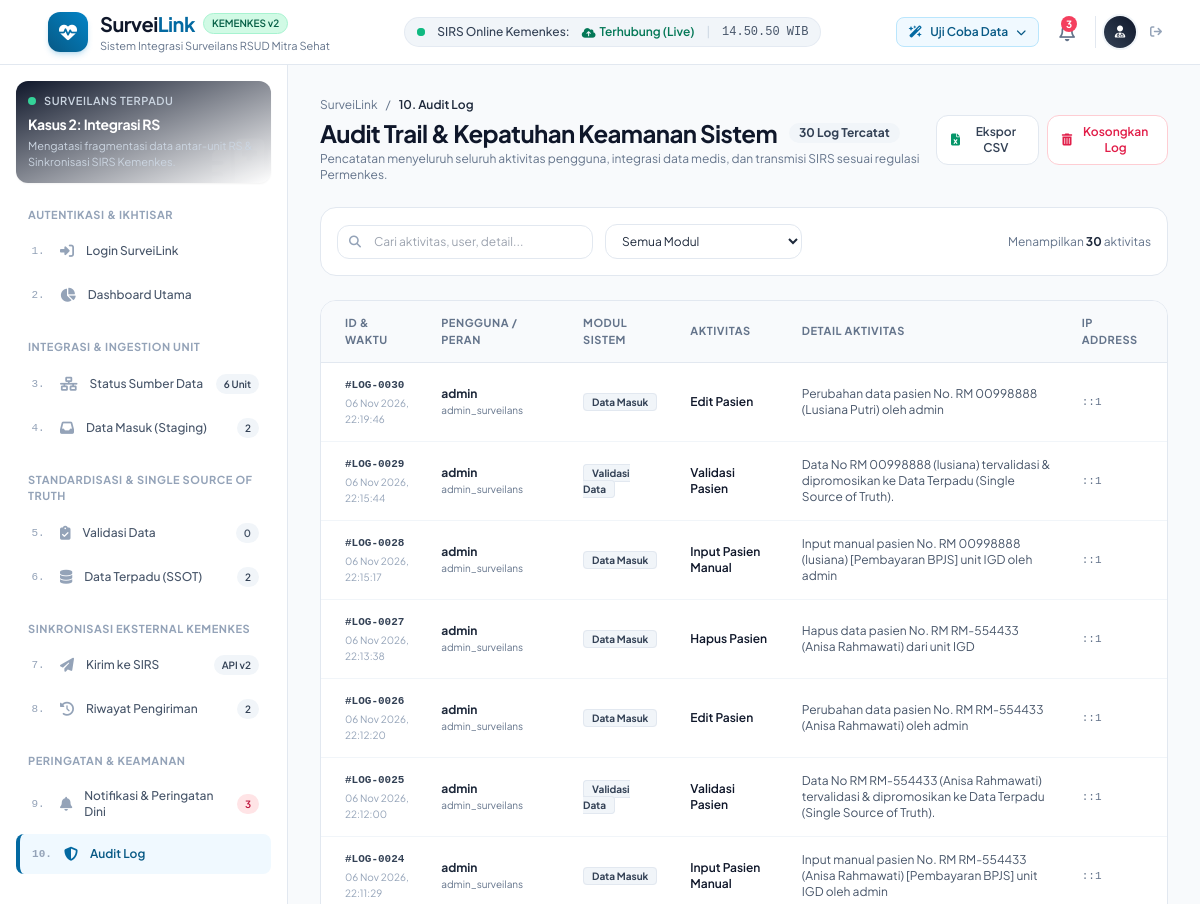
Page /audit_log.php (upper part) on the earlier database version.
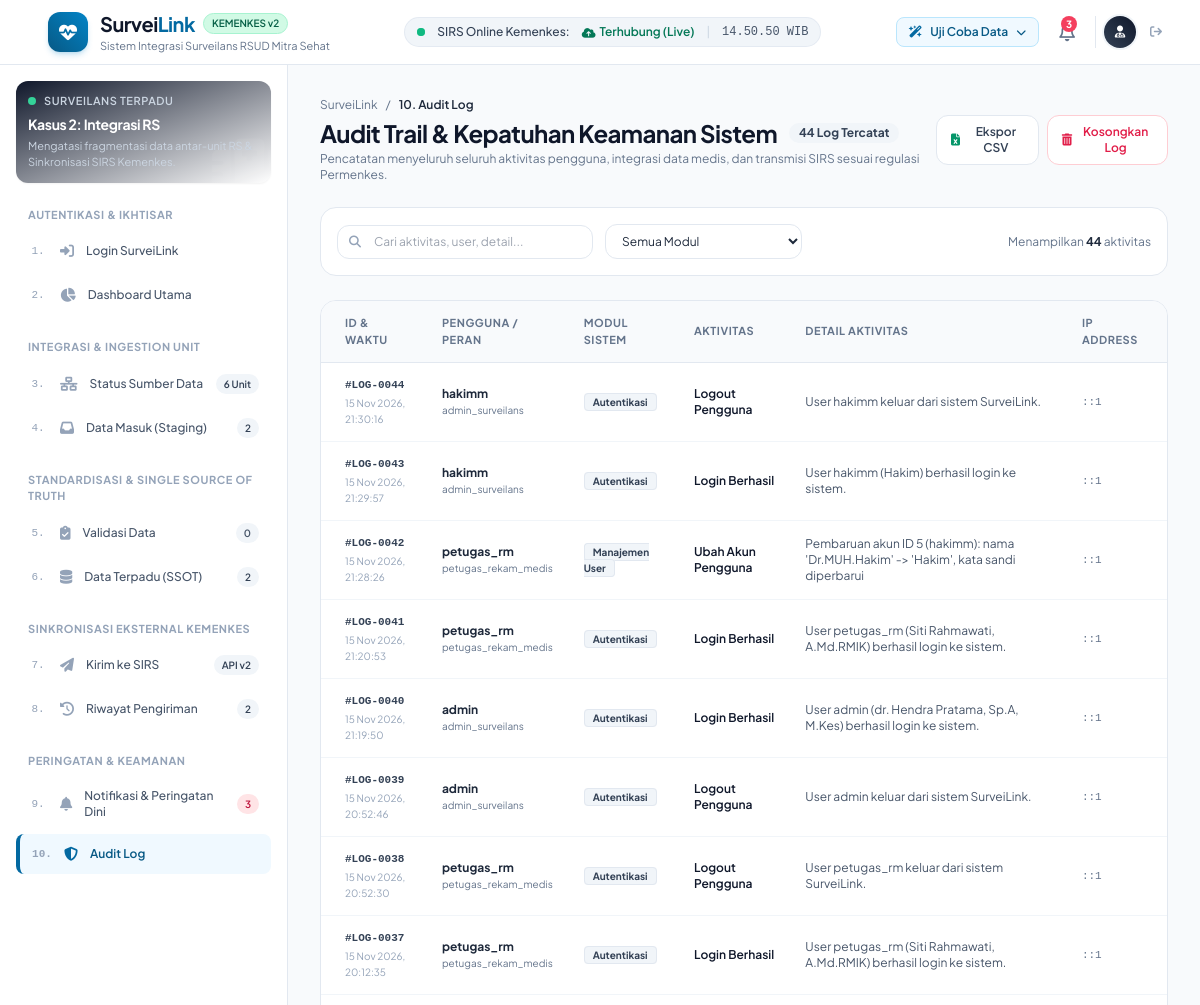
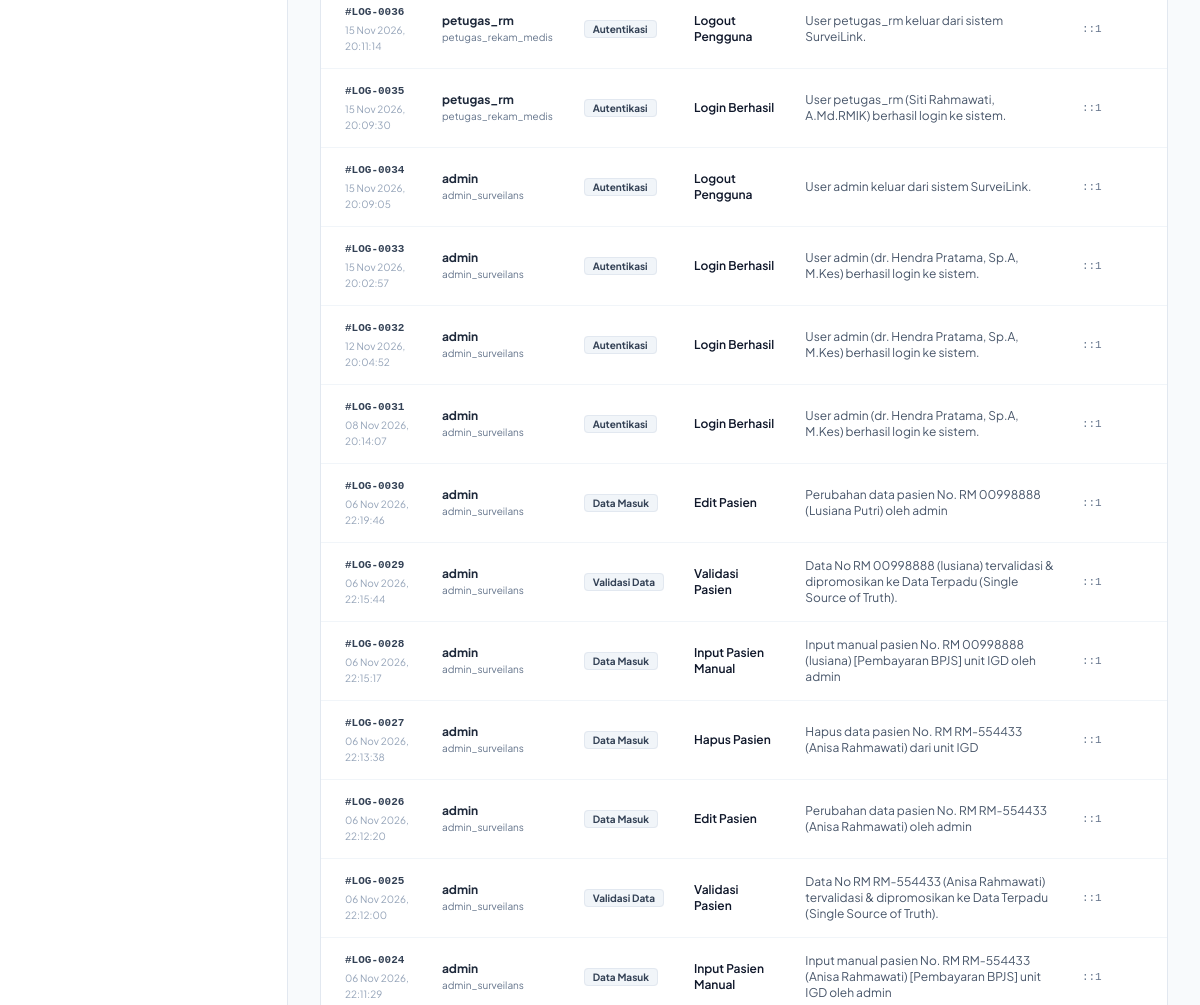
Same page on the later database version (2 pictures, top to bottom).
### tables this page shows
CREATE TABLE `audit_log` (
  `id` int NOT NULL,
  `user_id` int DEFAULT NULL,
  `username` varchar(50) NOT NULL,
  `role` varchar(50) NOT NULL,
  `aktivitas` varchar(100) NOT NULL,
  `modul` varchar(50) NOT NULL,
  `detail` text NOT NULL,
  `ip_address` varchar(45) NOT NULL,
  `waktu` datetime DEFAULT CURRENT_TIMESTAMP
);

### audit_log.php (the view, shortened to what the changed rows need)
<?php
require_once __DIR__ . '/includes/header.php';
$sql = "SELECT * FROM audit_log WHERE 1=1";
$params = [];
$sql .= " ORDER BY id DESC";
$stmt = $pdo->prepare($sql);
$stmt->execute($params);
$auditLogs = $stmt->fetchAll();
$totalAudit = count($auditLogs);
?>
<div class="flex-1 flex overflow-hidden">
    <?php require_once __DIR__ . '/includes/sidebar.php'; ?>
    <main class="flex-1 overflow-y-auto custom-scrollbar p-4 sm:p-6 lg:p-8 space-y-6">
        <div class="flex flex-col sm:flex-row sm:items-center justify-between gap-4">
            <div>
                <div class="flex items-center gap-3">
                    <h1 class="text-2xl font-bold text-slate-900 tracking-tight">Audit Trail & Kepatuhan Keamanan Sistem</h1>
                    <span class="px-2.5 py-0.5 rounded-full text-xs font-bold bg-slate-100 text-slate-700">
                        <?= $totalAudit ?> Log Tercatat
                    </span>
                </div>
            </div>
        </div>
        <div class="p-4 rounded-2xl bg-white border border-slate-200 shadow-xs flex flex-col md:flex-row items-center justify-between gap-4">
            <div class="text-xs text-slate-500">
                Menampilkan <span class="font-bold text-slate-800"><?= $totalAudit ?></span> aktivitas
            </div>
        </div>
        <div class="rounded-2xl bg-white border border-slate-200 shadow-xs overflow-hidden">
            <?php if (empty($auditLogs)): ?>
                <div class="p-12 text-center flex flex-col items-center justify-center">
                    <div class="w-16 h-16 rounded-2xl bg-slate-100 text-slate-400 flex items-center justify-center text-2xl mb-4">
                        <i class="fa-solid fa-shield-halved"></i>
                    </div>
                    <h3 class="text-base font-bold text-slate-800">Audit Log Masih 0 (Kosong)</h3>
                    <p class="text-xs text-slate-500 max-w-md mt-1 mb-6">
                        Belum ada aktivitas yang tercatat setelah reset data awal. Aktivitas login, tarik data, validasi, dan transmisi SIRS akan otomatis tercatat di sini.
                    </p>
                    <button onclick="simulasiTarikData('ALL')" class="px-4 py-2.5 rounded-xl bg-brand-600 hover:bg-brand-700 text-white text-xs font-semibold shadow-xs transition flex items-center gap-2">
                        <i class="fa-solid fa-play"></i>
                        <span>Mulai Aktivitas Sistem</span>
                    </button>
                </div>
            <?php else: ?>
                <div class="overflow-x-auto">
                    <table class="w-full text-left border-collapse" id="tableAuditLog">
                        <thead>
                            <tr class="bg-slate-50 border-b border-slate-200 text-[11px] font-bold text-slate-500 uppercase tracking-wider">
                                <th class="p-3.5 pl-6">ID & Waktu</th>
                                <th class="p-3.5">Pengguna / Peran</th>
                                <th class="p-3.5">Modul Sistem</th>
                                <th class="p-3.5">Aktivitas</th>
                                <th class="p-3.5">Detail Aktivitas</th>
                                <th class="p-3.5 pr-6">IP Address</th>
                            </tr>
                        </thead>
                        <tbody class="divide-y divide-slate-100 text-xs">
                            <?php foreach ($auditLogs as $log): ?>
                                <tr class="hover:bg-slate-50/70 transition">
                                    <td class="p-3.5 pl-6">
                                        <div class="font-mono text-[11px] font-bold text-slate-700">#LOG-<?= sprintf('%04d', $log['id']) ?></div>
                                        <div class="text-[10px] text-slate-400 mt-0.5">
                                            <?= date('d M Y, H:i:s', strtotime($log['waktu'])) ?>
                                        </div>
                                    </td>
                                    <td class="p-3.5">
                                        <div class="font-bold text-slate-800"><?= htmlspecialchars($log['username']) ?></div>
                                        <span class="text-[10px] text-slate-500"><?= htmlspecialchars($log['role']) ?></span>
                                    </td>
                                    <td class="p-3.5">
                                        <span class="px-2 py-0.5 rounded text-[10px] font-bold bg-slate-100 text-slate-700 border border-slate-200">
                                            <?= htmlspecialchars($log['modul']) ?>
                                        </span>
                                    </td>
                                    <td class="p-3.5">
                                        <span class="font-semibold text-slate-900"><?= htmlspecialchars($log['aktivitas']) ?></span>
                                    </td>
                                    <td class="p-3.5">
                                        <p class="text-slate-600 text-xs max-w-md"><?= htmlspecialchars($log['detail']) ?></p>
                                    </td>
                                    <td class="p-3.5 pr-6 font-mono text-[11px] text-slate-500">
                                        <?= htmlspecialchars($log['ip_address']) ?>
                                    </td>
                                </tr>
                            <?php endforeach; ?>
                        </tbody>
                    </table>
                </div>
            <?php endif; ?>
        </div>
    </main>
</div>
<?php require_once __DIR__ . '/includes/footer.php'; ?>

### includes/sidebar.php (shortened to what the changed rows need)
<aside id="mainSidebar" class="fixed lg:static inset-y-0 left-0 z-40 w-72 bg-white border-r border-slate-200 flex flex-col justify-between transform -translate-x-full lg:translate-x-0 transition-transform duration-200 ease-in-out shrink-0">
    <div class="h-full overflow-y-auto custom-scrollbar p-4 space-y-6">
        <nav class="space-y-6">
            <?php foreach ($navItems as $group): ?>
                <div>
                    <h4 class="px-3 text-[11px] font-bold text-slate-400 uppercase tracking-wider mb-2">
                        <?= htmlspecialchars($group['category']) ?>
                    </h4>
                    <div class="space-y-1">
                        <?php foreach ($group['items'] as $item): ?>
                            <?php
                                $isActive = ($currentPage === $item['url']) || ($item['url'] === 'dashboard.php' && $currentPage === '');
                                $activeClasses = $isActive
                                    ? 'bg-brand-50 text-brand-700 font-semibold border-l-4 border-brand-600 shadow-xs'
                                    : 'text-slate-600 hover:bg-slate-100 hover:text-slate-900 font-medium';
                            ?>
                            <a href="<?= $item['url'] ?>" class="flex items-center justify-between px-3 py-2.5 rounded-lg text-xs transition group <?= $activeClasses ?>">
                                <div class="flex items-center gap-3">
                                    <span class="w-5 text-center text-slate-400 font-mono text-[11px] group-hover:text-brand-600"><?= $item['number'] ?>.</span>
                                    <i class="<?= $item['icon'] ?> text-sm <?= $isActive ? 'text-brand-600' : 'text-slate-400 group-hover:text-slate-700' ?>"></i>
                                    <span><?= htmlspecialchars($item['title']) ?></span>
                                </div>
                                <?php if ($item['badge'] !== null): ?>
                                    <span class="px-2 py-0.5 text-[10px] font-semibold rounded-full <?= $item['badgeColor'] ?? 'bg-slate-100 text-slate-700' ?>">
                                        <?= $item['badge'] ?>
                                    </span>
                                <?php endif; ?>
                            </a>
                        <?php endforeach; ?>
                    </div>
                </div>
            <?php endforeach; ?>
        </nav>
    </div>
</aside>

Differences in the rows shown:
added audit_log: id "0044", waktu "15 Nov 2026, 21:30:16", username "hakimm", role "admin_surveilans", modul "Autentikasi", aktivitas "Logout Pengguna", detail "User hakimm keluar dari sistem SurveiLink.", ip_address "::1"
added audit_log: id "0043", waktu "15 Nov 2026, 21:29:57", username "hakimm", role "admin_surveilans", modul "Autentikasi", aktivitas "Login Berhasil", detail "User hakimm (Hakim) berhasil login ke sistem.", ip_address "::1"
added audit_log: id "0042", waktu "15 Nov 2026, 21:28:26", username "petugas_rm", role "petugas_rekam_medis", modul "Manajemen User", aktivitas "Ubah Akun Pengguna", detail "Pembaruan akun ID 5 (hakimm): nama 'Dr.MUH.Hakim' -> 'Hakim', kata sandi diperbarui", ip_address "::1"
added audit_log: id "0041", waktu "15 Nov 2026, 21:20:53", username "petugas_rm", role "petugas_rekam_medis", modul "Autentikasi", aktivitas "Login Berhasil", detail "User petugas_rm (Siti Rahmawati, A.Md.RMIK) berhasil login ke sistem.", ip_address "::1"
added audit_log: id "0040", waktu "15 Nov 2026, 21:19:50", username "admin", role "admin_surveilans", modul "Autentikasi", aktivitas "Login Berhasil", detail "User admin (dr. Hendra Pratama, Sp.A, M.Kes) berhasil login ke sistem.", ip_address "::1"
added audit_log: id "0039", waktu "15 Nov 2026, 20:52:46", username "admin", role "admin_surveilans", modul "Autentikasi", aktivitas "Logout Pengguna", detail "User admin keluar dari sistem SurveiLink.", ip_address "::1"
added audit_log: id "0038", waktu "15 Nov 2026, 20:52:30", username "petugas_rm", role "petugas_rekam_medis", modul "Autentikasi", aktivitas "Logout Pengguna", detail "User petugas_rm keluar dari sistem SurveiLink.", ip_address "::1"
added audit_log: id "0037", waktu "15 Nov 2026, 20:12:35", username "petugas_rm", role "petugas_rekam_medis", modul "Autentikasi", aktivitas "Login Berhasil", detail "User petugas_rm (Siti Rahmawati, A.Md.RMIK) berhasil login ke sistem.", ip_address "::1"
added audit_log: id "0036", waktu "15 Nov 2026, 20:11:14", username "petugas_rm", role "petugas_rekam_medis", modul "Autentikasi", aktivitas "Logout Pengguna", detail "User petugas_rm keluar dari sistem SurveiLink.", ip_address "::1"
added audit_log: id "0035", waktu "15 Nov 2026, 20:09:30", username "petugas_rm", role "petugas_rekam_medis", modul "Autentikasi", aktivitas "Login Berhasil", detail "User petugas_rm (Siti Rahmawati, A.Md.RMIK) berhasil login ke sistem.", ip_address "::1"
added audit_log: id "0034", waktu "15 Nov 2026, 20:09:05", username "admin", role "admin_surveilans", modul "Autentikasi", aktivitas "Logout Pengguna", detail "User admin keluar dari sistem SurveiLink.", ip_address "::1"
added audit_log: id "0033", waktu "15 Nov 2026, 20:02:57", username "admin", role "admin_surveilans", modul "Autentikasi", aktivitas "Login Berhasil", detail "User admin (dr. Hendra Pratama, Sp.A, M.Kes) berhasil login ke sistem.", ip_address "::1"
added audit_log: id "0032", waktu "12 Nov 2026, 20:04:52", username "admin", role "admin_surveilans", modul "Autentikasi", aktivitas "Login Berhasil", detail "User admin (dr. Hendra Pratama, Sp.A, M.Kes) berhasil login ke sistem.", ip_address "::1"
added audit_log: id "0031", waktu "08 Nov 2026, 20:14:07", username "admin", role "admin_surveilans", modul "Autentikasi", aktivitas "Login Berhasil", detail "User admin (dr. Hendra Pratama, Sp.A, M.Kes) berhasil login ke sistem.", ip_address "::1"
Other differences:
$totalAudit: "30" → "44"
